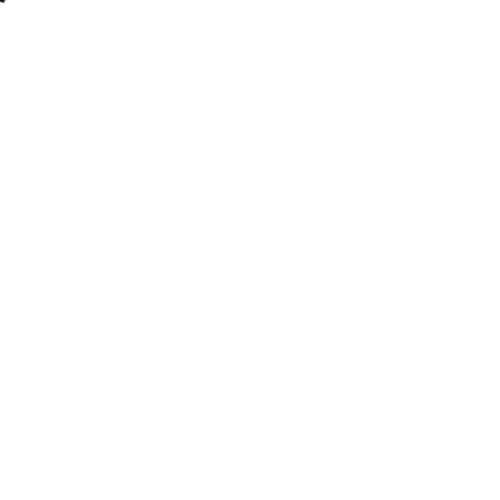
Frame 1 (no input)
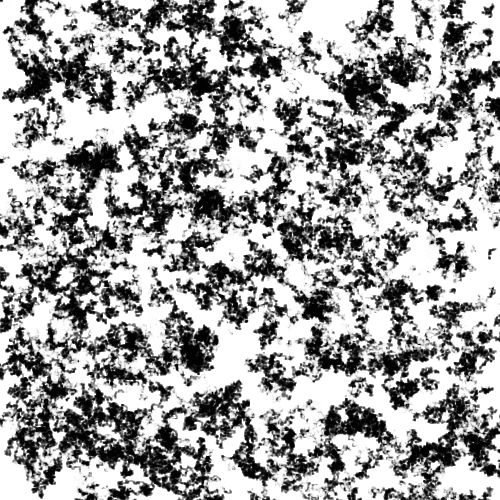
Frame 60 (the mouse pressed at the canvas centre just before this capture)
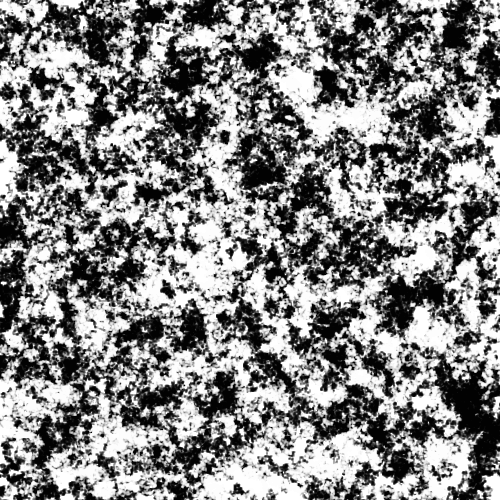
Frame 120 (the mouse held since frame 60 and released just before this capture)

The Processing sketch that drew these frames (run headless with seeded random() and noise(); from frame 60 on, the mouse is pressed at the canvas centre):

// Processing sketch: worms
// ── worms.pde

int nbWorms = 25;
float n = 500.;
Boolean colorCircle = true;
Worm[][] worms = new Worm[nbWorms][nbWorms];

void setup() {
    size(500, 500);
    background(255);
    noFill();
    noStroke();
    for (int i = 0; i < nbWorms; i++) {
        for (int j = 0; j < nbWorms; j++) {
            worms[i][j] = new Worm(n / (nbWorms * 2) + (n / nbWorms) * i, n / (nbWorms * 2) + (n / nbWorms) * j, 0);
        }
    }
}

void draw() {
    
    for (int k = 0; k < 50; k++) {
        for (int i = 0; i < nbWorms; i++) {
            for (int j = 0; j < nbWorms; j++) {
                if (worms[i][j].isArrived()) {
                    worms[i][j].restart();
                    print("Arrived.\n");
                }
                else{
                    float x = worms[i][j].getX();
                    float y = worms[i][j].getY();
                    fill(worms[i][j].getCol());
                    circle(x, y, 1);
                    worms[i][j].move();
                }
            }
        }
    }
}

class Worm {
    
    float x,y;
    float x_start, y_start;
    int col;
    
    public Worm(float x_start, float y_start, int col) {
        this.x_start = x_start;
        this.y_start = y_start;
        this.col = col;
    }
    
    void restart() {
        this.x = x_start;
        this.y = y_start;
        
        if (this.col == 0) {
            this.col = 255;
        }
        else {
            this.col = 0;
        }
        
    }
    
    void setPos(float x, float y) {
        this.x = x;
        this.y = y;
    }
    
    float getX() {
        return this.x;
    }
    
    float getY() {
        return this.y;
    }
    
    int getCol() {
        return this.col;
    }
    
    Boolean isArrived() {
        return !inCircle(this.x, this.y, this.x_start, this.y_start, 50);
    }
    
    void move() {
        float rand = random(0., 1.);
        if (rand < 0.25) {
            this.setPos(this.x + 1, this.y);
        }
        else if (rand < 0.5) {
            this.setPos(this.x - 1, this.y);
        }
        else if (rand < 0.75) {
            this.setPos(this.x, this.y + 1);
        }
        else {
            this.setPos(this.x, this.y - 1);
        }
        
        
        
    }
    
    float sign(float x) {
        if (x > 0) {
            return 1.;
        }
        else if (x < 0) {
            return - 1.;
        }
        else{
            return 0.;
        }
    }
    
}

Boolean inEllipse(float x, float y, float center_x, float center_y, float radius_x, float radius_y) {
    return sq(x - center_x) / sq(radius_x) + sq(y - center_y) / sq(radius_y) < 1;
}

Boolean inCircle(float x, float y, float center_x, float center_y, float radius) {
    return inEllipse(x, y, center_x, center_y, radius, radius);
} 

Boolean inRectangle(float x, float y, float x_tl, float y_tl, float width, float height) {
    return x - x_tl > 0 && x - x_tl < width && y - y_tl > 0 && y - y_tl < height;
}

Boolean inSquare(float x, float y, float x_tl, float y_tl, float width) {
    return inRectangle(x, y, x_tl, y_tl, width, width);
}
